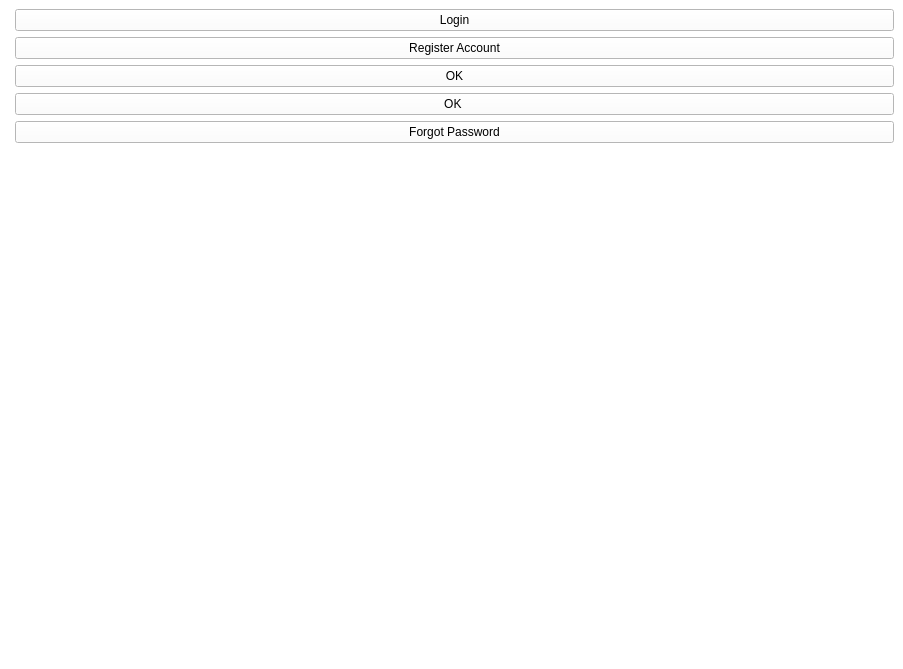
<?xml version="1.0" encoding="UTF-8"?>
<ui version="4.0">
 <class>MainWindow</class>
 <widget class="QMainWindow" name="MainWindow">
  <property name="geometry">
   <rect>
    <x>0</x>
    <y>0</y>
    <width>903</width>
    <height>669</height>
   </rect>
  </property>
  <property name="sizePolicy">
   <sizepolicy hsizetype="Preferred" vsizetype="Preferred">
    <horstretch>0</horstretch>
    <verstretch>0</verstretch>
   </sizepolicy>
  </property>
  <property name="minimumSize">
   <size>
    <width>903</width>
    <height>669</height>
   </size>
  </property>
  <property name="maximumSize">
   <size>
    <width>16777215</width>
    <height>16777215</height>
   </size>
  </property>
  <property name="windowTitle">
   <string>Skull king</string>
  </property>
  <property name="layoutDirection">
   <enum>Qt::LeftToRight</enum>
  </property>
  <property name="autoFillBackground">
   <bool>false</bool>
  </property>
  <property name="styleSheet">
   <string notr="true">background-color: rgb(255, 255, 255);

</string>
  </property>
  <property name="animated">
   <bool>true</bool>
  </property>
  <widget class="QWidget" name="centralwidget">
   <property name="enabled">
    <bool>true</bool>
   </property>
   <property name="cursor">
    <cursorShape>ArrowCursor</cursorShape>
   </property>
   <property name="layoutDirection">
    <enum>Qt::LeftToRight</enum>
   </property>
   <property name="autoFillBackground">
    <bool>false</bool>
   </property>
   <layout class="QFormLayout" name="formLayout">
    <item row="0" column="1">
     <layout class="QGridLayout" name="gridLayout">
      <item row="0" column="0">
       <widget class="QPushButton" name="pushButton">
        <property name="enabled">
         <bool>true</bool>
        </property>
        <property name="cursor">
         <cursorShape>PointingHandCursor</cursorShape>
        </property>
        <property name="autoFillBackground">
         <bool>false</bool>
        </property>
        <property name="text">
         <string>Login</string>
        </property>
       </widget>
      </item>
      <item row="2" column="0">
       <widget class="QPushButton" name="signUpOk">
        <property name="text">
         <string>OK</string>
        </property>
       </widget>
      </item>
      <item row="3" column="0">
       <widget class="QPushButton" name="loginOk">
        <property name="text">
         <string>OK </string>
        </property>
       </widget>
      </item>
      <item row="1" column="0">
       <widget class="QPushButton" name="pushButton_2">
        <property name="enabled">
         <bool>true</bool>
        </property>
        <property name="cursor">
         <cursorShape>PointingHandCursor</cursorShape>
        </property>
        <property name="text">
         <string>Register Account</string>
        </property>
       </widget>
      </item>
      <item row="4" column="0">
       <widget class="QPushButton" name="forgotPassword">
        <property name="text">
         <string>Forgot Password</string>
        </property>
       </widget>
      </item>
     </layout>
    </item>
   </layout>
  </widget>
  <widget class="QMenuBar" name="menubar">
   <property name="geometry">
    <rect>
     <x>0</x>
     <y>0</y>
     <width>903</width>
     <height>21</height>
    </rect>
   </property>
  </widget>
  <widget class="QStatusBar" name="statusbar"/>
 </widget>
 <resources/>
 <connections/>
</ui>
